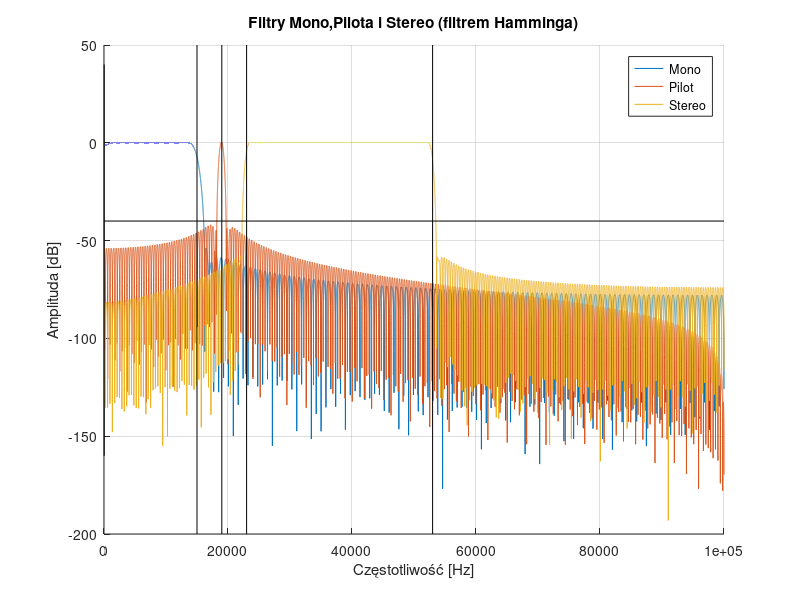

Here is the MATLAB script that generated this plot: (Note: this script raises an error after producing the figure.)
clc;
clear all; close all;


%% Dane
N  = 1e5; % liczba próbek
fs = 2e5; % czestotliwosc probkowania

%% Pasma Mono i Pilota 

bandMono   = [30 15e3]/(fs/2);
bandPilot  = [18999 19001]/(fs/2);
bandStereo = [23e3 53e3]/(fs/2);

%% Okna Mono, Pilota, Stereo

L1 = 256;
L2 = 512;
L3 = 512;

% Został wybrany filtr hamminga, ponieważ nie ma on zafalowań w paśmie
% przepustowym i stosunkowo niewielkie pasmo przejściowe
wHamMono   = hamming(L1);
wHamPilot  = hamming(L2);
wHamStereo = hamming(L3);

%% Filtry Mono i Pilota

hHamMono   = fir1(L1-1, bandMono,  wHamMono); % zwraca wektor z wartosciami dla okna (wspolczynnik filtru fir)
hHamPilot  = fir1(L2-1, bandPilot, wHamPilot);
hHamStereo = fir1(L3-1, bandStereo, wHamStereo);

%% Odpowiedź impulsowa filtrów Mono i Pilota

[hM, wM] = freqz(hHamMono, 1, N, fs); % zwraca nam odpowiedz czestotliwoscia w dziedzinie czestotliwosci w formie amplitudy i fazy
[hP, wP] = freqz(hHamPilot, 1, N, fs);
[hS, wS] = freqz(hHamStereo, 1, N, fs);

hMlog = 20*log10(abs(hM)); % zamiana amplitudy na skale logarytmiczna
hPlog = 20*log10(abs(hP)); 
hSlog = 20*log10(abs(hS));

%% Plotowanie
figure('Name','Filtry Mono, Pilota i Stereo (filtrem Hamminga)');
set(figure(2),'units','points','position',[0,0,1440,750]);

hold on;
plot(wM, hMlog);
plot(wP, hPlog);
plot(wS, hSlog);
plot([0 1e5], [-40 -40], 'k-');
plot([30 30], [40 -160], 'k-');
plot([15e3 15e3], [50 -200], 'k-'); 
plot([19e3 19e3], [50 -200], 'k-'); 
plot([23e3 23e3], [50 -200], 'k-'); 
plot([53e3 53e3], [50 -200], 'k-'); 
title('Filtry Mono,Pilota i Stereo (filtrem Hamminga)');
legend('Mono','Pilot','Stereo');
xlabel('Częstotliwość [Hz]');
ylabel('Amplituda [dB]');
grid;
hold off;

%% Poziomy tłumień dla ważnych częstotliwości

disp('Tłumienie Mono w 19k:'); 
disp(hMlog(19e3));
disp('Tłumienie Mono w 23k:'); 
disp(hMlog(23e3));
disp('Tłumienie Mono w 53k:'); 
disp(hMlog(53e3));
disp('Tłumienie Pilota w 15k:'); 
disp(hPlog(15e3));
disp('Brak tłumienia pilota w 19k:'); 
disp(hPlog(19e3));
disp('Tłumienie Pilota w 23k:'); 
disp(hPlog(23e3));
disp('Tłumienie Pilota w 53k:'); 
disp(hPlog(53e3));
disp('Tłumienie Stereo w 15k:'); 
disp(hSlog(15e3));
disp('Tłumienie Stereo w 19k:'); 
disp(hSlog(19e3));

fs = 3.2e6;         % częstotliwość próbkowania
N  = 32e6;         % liczba próbek
fc = 0.39e6;        % środkowa częstotliwość stacji mf

bwSERV = 80e3;     % Szerokość pasma usługi FM (szerokość pasma nie jest równa częstotliwości próbkowania!)
bwAUDIO = 16e3;     %  Szerokość pasma audio FM (szerokość pasma == 1/2 * częstotliwość próbkowania!)

f = fopen('samples_100MHz_fs3200kHz.raw');
s = fread(f, 2*N, 'uint8'); % 2 bajty na próbke
fclose(f);

s = s-127;  % zmieniamy punkt odniesienia sygnalu z 127 na 0

wideband_signal = s(1:2:end) + sqrt(-1)*s(2:2:end); clear s; % wybieramy co drugi element z wektora s, 
% co odpowiada próbkom dla kanału rzeczywistego

wideband_signal_shifted = wideband_signal .* exp(-sqrt(-1)*2*pi*fc/fs*[0:N-1]');
%  generujemy ciąg zespolonych wartości eksponencjalnych, które odpowiadają przesunięciu częstotliwości 
% o fc (środkowa częstotliwość stacji) do pasma bazowego.

[b,a] = butter(4, bwSERV/fs); % zastosowanie filtru butterwortha -> zwraca wspolczynniki
% 4 rzędu charakterystyka i bwSERV/fs -> granica pasma przepustowego filtra
% czyli po prostu czestotliwosc graniczna

wideband_signal_filtered = filter( b, a, wideband_signal_shifted ); % filtrowanie przez filtr butterwortha

% dokonujemy zmniejszania czestotliwosci probkowania do bwSERV zeby wybrac
% tylko istotna czesc sygnalu
x = wideband_signal_filtered( 1:fs/(bwSERV*2):end );

% FM demodulacja
dx = x(2:end).*conj(x(1:end-1)); % obliczenie roznicy fazowej
y = atan2( imag(dx), real(dx) ); % obliczanie fazy sygnalu 
figure(5);
psd(spectrum.welch('Hamming',1024), y,'Fs',(bwSERV*2));
title('Gęstość widmowa mocy sygnału'); 

pause;
Wn_down = (15e3*2)/(bwSERV*2);% Obliczamy granicę pasma dla filtru dolnoprzepustowego.
b_down = fir1(128, Wn_down, hamming(128+1)); % Projektujemy filtr dolnoprzepustowy o długości 128 próbek
a_down = 1;
figure(6);
%następnie rysujemy charakterystykę częstotliwościową filtru FIR za pomocą funkcji freqz. 
% Argumenty tej funkcji to współczynniki b i a filtru, liczba punktów do obliczenia (512), 
% oraz maksymalna częstotliwość (znormalizowana do wartości Nyquista), która wynosi bwSERV*2.
freqz(b_down, a_down, 512, (bwSERV*2));
title("Charakterystyki A-cz i f-cz dla filtru filtrującego sygnał mono");
pause;
y_audio = filter( hHamMono, a_down, y ); % antyaliasing filter
figure(7);
psd(spectrum.welch('Hamming',1024), y_audio,'Fs',bwAUDIO);
title("Charakterystyka A-cz po zastosowaniu antyaliasingu")
pause;
% decimate (1/5)
ym = y_audio(1:5:end);


% PILOT
% Pasmo
Wn_pilot = [(18.95e3*2)/(bwSERV*2) (19.05e3*2)/(bwSERV*2)]; % obliczamy dolne i górne wartości zakresu czestotliwosci pilota
% Zamiana filtru irr na fir
b_pilot = fir1(128, Wn_pilot, hamming(128+1));
a_pilot = 1;
figure(8);
freqz(b_pilot, a_pilot, 512, bwSERV*2);
title("Charakterystyka a-cz i f-cz dla filtru filtrującego pilota");
pause;
y_pilot = filter( hHamPilot, a_pilot, y );
figure(9)
spectrogram(y_pilot, 4096, 4096-512, [18e3:1:20e3], bwSERV*2);
%y_pilot: sygnał pilota FM,
%4096: liczba próbek używanych do obliczenia każdej kolumny spektrogramu,
%4096-512: liczba próbek przesunięcia między kolejnymi kolumnami spektrogramu (zapewnia overlaping),
%[18e3:1:20e3]: zakres częstotliwości, który zostanie wyświetlony na osi x spektrogramu (od 18 kHz do 20 kHz z krokiem 1 Hz),
%bwSERV*2: nowa częstotliwość próbkowania sygnału, która jest używana do normalizacji osi częstotliwości.
title("Wykres spektrogramu dla pilota");
pause;
figure(10);
pwelch(y_pilot, 4096, 4096-512, [18e3:1:20e3], bwSERV*2);
title("Gęstość widmowa mocy dla pilota");
pause;

% Listen to the final result
ym = ym-mean(ym); % normalizacja sygnalu audio
ym = ym/(1.001*max(abs(ym))); % Następnie sygnał ym normalizujemy przez jego maksymalną wartość bezwzględną. Dzięki temu operacji sygnał jest przeskalowany tak, aby jego największa wartość bezwzględna wynosiła 1.001. Dzięki tej operacji sygnał jest skalowany do zakresu od -1 do 1.
figure(11);
plot(ym)
title("Sygnał wyjściowy");
soundsc( ym, bwAUDIO*2);